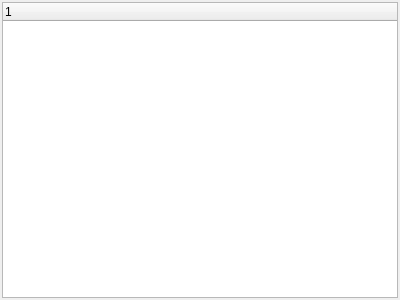
<?xml version="1.0" encoding="UTF-8"?>
<ui version="4.0">
 <class>gk_selectionBoxWidget</class>
 <widget class="QWidget" name="gk_selectionBoxWidget">
  <property name="geometry">
   <rect>
    <x>0</x>
    <y>0</y>
    <width>400</width>
    <height>300</height>
   </rect>
  </property>
  <property name="windowTitle">
   <string>Form</string>
  </property>
  <layout class="QGridLayout" name="gridLayout">
   <property name="leftMargin">
    <number>2</number>
   </property>
   <property name="topMargin">
    <number>2</number>
   </property>
   <property name="rightMargin">
    <number>2</number>
   </property>
   <property name="bottomMargin">
    <number>2</number>
   </property>
   <item row="0" column="0">
    <widget class="QTreeWidget" name="varList">
     <property name="columnCount">
      <number>1</number>
     </property>
     <column>
      <property name="text">
       <string notr="true">1</string>
      </property>
     </column>
    </widget>
   </item>
  </layout>
 </widget>
 <resources/>
 <connections/>
</ui>
